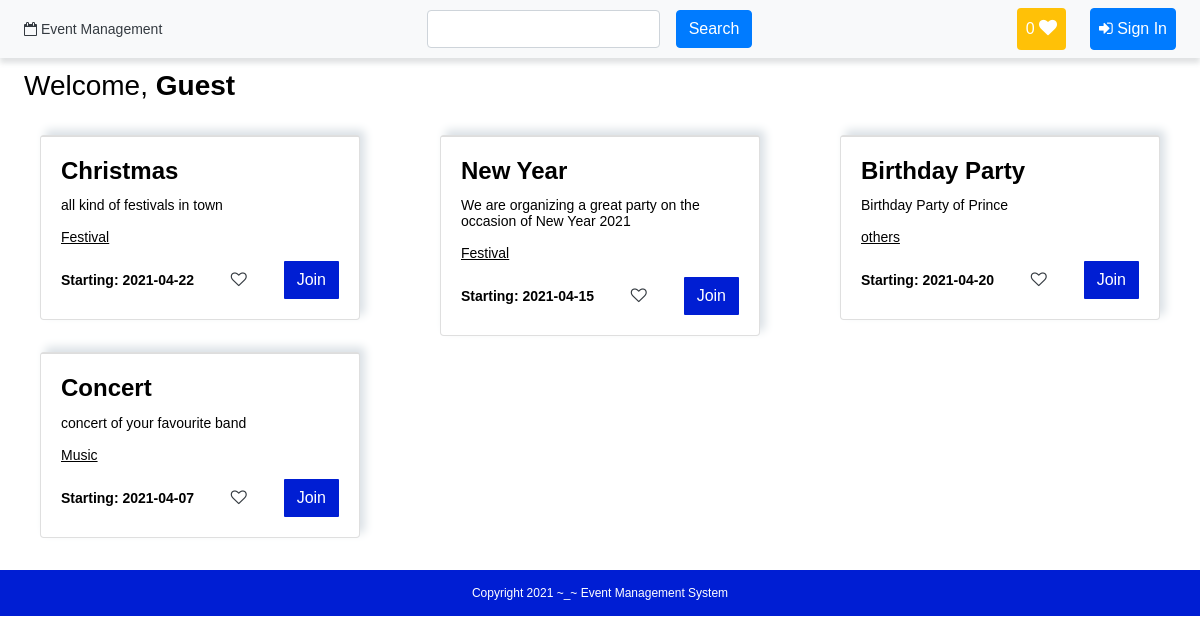
The page / on the database its author committed.
### tables this page shows
CREATE TABLE IF NOT EXISTS `events` (
  `id` int(11) NOT NULL AUTO_INCREMENT,
  `name` varchar(255) NOT NULL,
  `description` varchar(255) NOT NULL,
  `category` varchar(155) NOT NULL,
  `start_date` date NOT NULL,
  `end_date` date NOT NULL,
  `sponsors` varchar(255) NOT NULL,
  PRIMARY KEY (`id`)
);

### templates/event.php (the view, shortened to what this page needs)
<div class="col-md-4 col-sm-6 my-2">
	<div class="card m-auto event" style="width: 20rem;">
		<div class="card-body">
			<h4 class="card-title"><?php echo $r['name']; ?></h4>
			<p class="card-text"><?php echo $r['description']; ?></p>
			<p class="card-text category"><?php echo $r['category']; ?></p>
			<div style="display: flex; justify-content: space-between; align-items: center;">
				<div style="font-weight: 600;">Starting:
					<span class="date"><?php echo $r['start_date']; ?></span>
				</div>
				<button title="Save Event" data-id="<?php echo $r['id']; ?>" type="button" class="btn save-button">
					<span>
						<i class="fa fa-heart-o text-dark"></i>
					</span>
				</button>
				<button type="button" class="btn apply-button" data-id="<?php echo $r['id']; ?>" data-target="#applyModal" data-toggle="modal">
					<span class="text-white">
						Join
					</span>
				</button>
			</div>
		</div>
	</div>
</div>

### index.php (shortened to what this page needs)
<?php
require_once ('connect.php');
?>
<?php require('templates/header.php') ?>
	<div class="d-flex mt-4 mx-4">
        <h3 class="row">Welcome,&nbsp;
        	<b><?php
			if ($user_logged) {
				$user_id = ($_SESSION['id']);
				$select_sql = "SELECT name FROM `users` WHERE id='$user_id'";
				$result = mysqli_query($connection, $select_sql);
				if ($result->num_rows > 0) {
					$row = mysqli_fetch_assoc($result);
					echo $row["name"];
					if (!$row["name"]) {
						 echo "Guest";
					}
				}
			} else {
			    echo "Guest";
			}
        	?></b>
        </h3>
    </div>
	<div class="row main-section">
      <?php
		$SelSql = "SELECT * FROM `events`";
		$res = mysqli_query($connection, $SelSql);
		$num_of_rows = mysqli_num_rows($res);
		if ($num_of_rows > 0) {
		    while($num_of_rows > 0) {
		    	$num_of_rows--;
		    	$r = mysqli_fetch_assoc($res);
		        include('templates/event.php');
		    }
		} else {
		    echo '<div class="container">No Events Available</div>';
		}
	?>
	</div>
<?php require('templates/footer.php') ?>

### css/style.css (style rules this page uses)
* { color: black; }
html, body { height: 100%; }
.apply-button { background-color: #001ed3; color: #333; border-radius: 1px; }
.event { box-shadow: 5px -5px 10px 0px #dae0e5; }
.card-body { border-top: 1px solid #ddd; }
.card-title, .description { font-weight: 600; font-size: 1.5rem; }
.category { text-decoration: underline; }

### templates/header.php (style rules this page uses)
body { font: 14px sans-serif; }

### rows shown on the page
events: name "Christmas", description "all kind of festivals in town", category "Festival", start_date "2021-04-22"
events: name "New Year", description "We are organizing a great party on the occasion of New Year 2021", category "Festival", start_date "2021-04-15"
events: name "Birthday Party", description "Birthday Party of Prince", category "others", start_date "2021-04-20"
events: name "Concert", description "concert of your favourite band", category "Music", start_date "2021-04-07"
